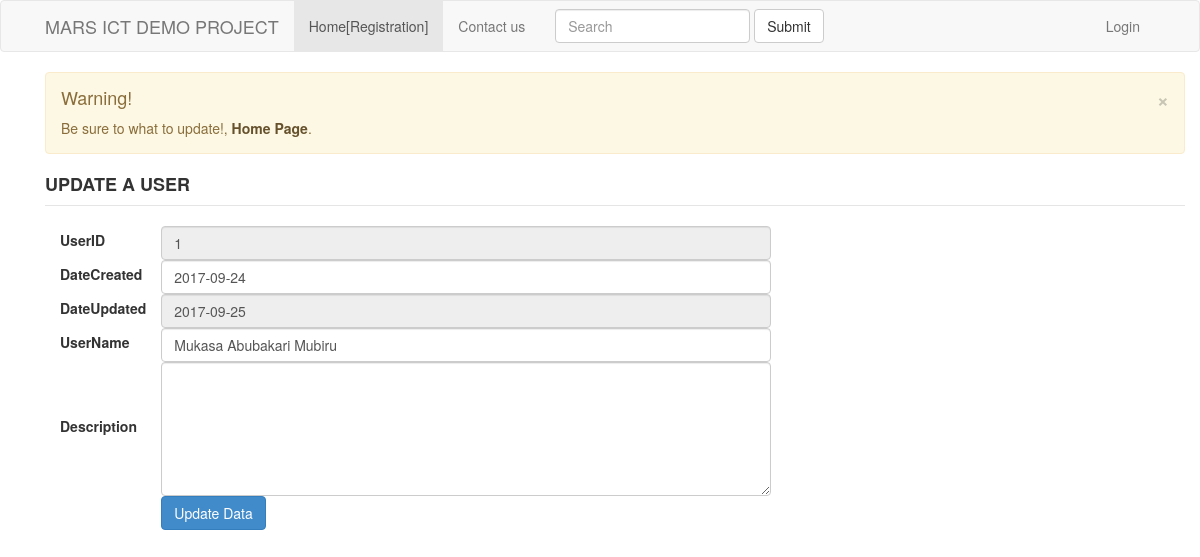
Screenshot of /mycontroller/view/1 with the database file from the repository.
### tables this page shows
CREATE TABLE `users` (
  `ID` int(11) NOT NULL AUTO_INCREMENT,
  `UserName` varchar(50) DEFAULT NULL,
  `DateCreated` date DEFAULT NULL,
  `DateUpdated` date DEFAULT NULL,
  `Description` longtext,
  PRIMARY KEY (`ID`)
);

### application/controllers/Mycontroller.php (called while the page is built, shortened)
<?php
class Mycontroller extends CI_Controller {
	function view($x='')
	{
		 $data['condition']=array('ID'=>$x);
		 $this->load->model('user_model');
		 $result=$this->user_model->view($data);
		 $data=array('index'=>$result);
		 $this->load->view('user_edit',$data);
	}
}

### index.php (called while the page is built, shortened)
<?php
require_once BASEPATH.'core/CodeIgniter.php';

### application/models/user_model.php (called while the page is built, shortened)
<?php
class User_model extends CI_Model {
	function view($param)
	{
		$query=$this->db->get_where('users',$param['condition']);
		return $query->row_array();
	}
}

### application/views/user_edit.php (the view, shortened to what this page needs)
<!DOCTYPE html>
<html>
    <head>
		<link rel="stylesheet" type="text/css" href="<?php echo base_url('assets/css/bootstrap.min.css');?>">
    </head>
<body>
<nav class="navbar navbar-default">
 <div class="container">
<div class="container-fluid">
    <div class="navbar-header">
      <a class="navbar-brand" href="http://www.marsict.somee.com" target="_blank">MARS ICT DEMO PROJECT</a>
    </div>
	  <div class="collapse navbar-collapse">
  		<ul class="nav navbar-nav">
        <li class="active"><a href="http://localhost/TaskApp/">Home[Registration] <span class="sr-only">(current)</span></a></li>
        <li><a href="#">Contact us</a></li>
      </ul>
      <form class="navbar-form navbar-left" role="search">
        <div class="form-group">
          <input type="text" class="form-control" placeholder="Search">
        </div>
        <button type="submit" class="btn btn-default">Submit</button>
      </form>
      <ul class="nav navbar-nav navbar-right">
        <li><a href="#">Login</a></li>
      </ul>
    </div>
  </div>
  </div>
</nav>
<div class="container">
  <div align="left" class="container">
		<div class="alert alert-dismissible alert-warning">
        <button type="button" class="close" data-dismiss="alert">&times;</button>
        <h4>Warning!</h4>
        <p>Be sure to what to update!, <a href="http://localhost/TaskApp/" class="alert-link">Home Page</a>.</p>
        </div>
         <form action="<?= base_url()?>mycontroller/update" method="post">
		   <legend><h4><b><span>UPDATE A USER</span></b></h4></legend>
		   <table>
                 <tr>
					<tr>
						  <td><label class="col-lg-2 control-label">UserID</label></td>
						  <td><input class="form-control" type="text" value="<?php echo $index['ID']?>" name="" placeholder="User ID" size="75" disabled></td>
                     </tr>
                    <tr>
						<td><label class="col-lg-2 control-label">DateCreated</label></td>
                        <td><input class="form-control" type="text" value="<?php echo $index['DateCreated']?>" name="textDateCreated" placeholder="2017-01-01" size="75"></td>
					</tr>
					<tr>
						<td><label class="col-lg-2 control-label">DateUpdated</label></td>
                        <td><input class="form-control" type="text" value="<?php echo date('Y-m-d'); ?>" name="" placeholder="2017-01-01" size="75" disabled></td>
                    </tr>
					<tr>
						<td><label class="col-lg-2 control-label">UserName</label></td>
                        <td><input class="form-control" type="text" value="<?php echo $index['UserName']?>" name="textusername" placeholder="User Name" size="75"></td>
                     </tr>
                    <tr>
						 <td><label for="textArea" class="col-lg-2 control-label">Description</label></td>
                        <td><textarea class="form-control" name="textdescription" cols="76" rows="6" value="<?php echo $index['Description']?>"></textarea></td>
                    </tr>
                    </tr>
                     <tr>
                         <td></td>
						 <td><button type="submit" class="btn btn-primary">Update Data</button></td>
                    </tr>
                </table>
        </form>
		</div>
		</div>
	</body>
</html>

### rows the page displays
users: ID "1", textDateCreated "2017-09-24", textusername "Mukasa Abubakari Mubiru"
